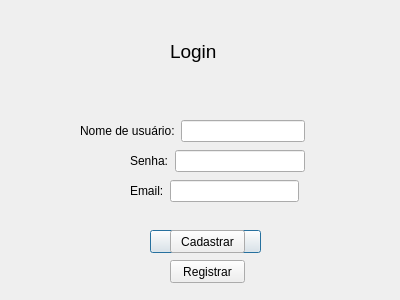
<?xml version="1.0" encoding="UTF-8"?>
<ui version="4.0">
 <class>Dialog</class>
 <widget class="QDialog" name="Dialog">
  <property name="windowModality">
   <enum>Qt::ApplicationModal</enum>
  </property>
  <property name="geometry">
   <rect>
    <x>0</x>
    <y>0</y>
    <width>400</width>
    <height>300</height>
   </rect>
  </property>
  <property name="windowTitle">
   <string>Login</string>
  </property>
  <widget class="QPushButton" name="entrar_btn">
   <property name="geometry">
    <rect>
     <x>150</x>
     <y>230</y>
     <width>111</width>
     <height>23</height>
    </rect>
   </property>
   <property name="text">
    <string>Entrar</string>
   </property>
   <property name="autoDefault">
    <bool>true</bool>
   </property>
  </widget>
  <widget class="QLabel" name="label_3">
   <property name="geometry">
    <rect>
     <x>170</x>
     <y>40</y>
     <width>47</width>
     <height>22</height>
    </rect>
   </property>
   <property name="font">
    <font>
     <family>Arial</family>
     <pointsize>14</pointsize>
    </font>
   </property>
   <property name="text">
    <string>Login</string>
   </property>
  </widget>
  <widget class="QPushButton" name="registrar_btn">
   <property name="geometry">
    <rect>
     <x>170</x>
     <y>260</y>
     <width>75</width>
     <height>23</height>
    </rect>
   </property>
   <property name="text">
    <string>Registrar</string>
   </property>
   <property name="autoDefault">
    <bool>false</bool>
   </property>
  </widget>
  <widget class="QPushButton" name="cadastrar_btn">
   <property name="geometry">
    <rect>
     <x>170</x>
     <y>230</y>
     <width>75</width>
     <height>23</height>
    </rect>
   </property>
   <property name="text">
    <string>Cadastrar</string>
   </property>
   <property name="autoDefault">
    <bool>false</bool>
   </property>
  </widget>
  <widget class="QWidget" name="layoutWidget">
   <property name="geometry">
    <rect>
     <x>130</x>
     <y>180</y>
     <width>169</width>
     <height>22</height>
    </rect>
   </property>
   <layout class="QHBoxLayout" name="horizontalLayout">
    <item>
     <widget class="QLabel" name="label_email">
      <property name="sizePolicy">
       <sizepolicy hsizetype="Fixed" vsizetype="Preferred">
        <horstretch>0</horstretch>
        <verstretch>0</verstretch>
       </sizepolicy>
      </property>
      <property name="minimumSize">
       <size>
        <width>34</width>
        <height>0</height>
       </size>
      </property>
      <property name="text">
       <string>Email:</string>
      </property>
     </widget>
    </item>
    <item>
     <widget class="QLineEdit" name="email"/>
    </item>
   </layout>
  </widget>
  <widget class="QWidget" name="layoutWidget">
   <property name="geometry">
    <rect>
     <x>130</x>
     <y>150</y>
     <width>175</width>
     <height>22</height>
    </rect>
   </property>
   <layout class="QHBoxLayout" name="horizontalLayout_2">
    <item>
     <widget class="QLabel" name="label_2">
      <property name="text">
       <string>Senha:</string>
      </property>
     </widget>
    </item>
    <item>
     <widget class="QLineEdit" name="senha"/>
    </item>
   </layout>
  </widget>
  <widget class="QWidget" name="layoutWidget">
   <property name="geometry">
    <rect>
     <x>80</x>
     <y>120</y>
     <width>225</width>
     <height>22</height>
    </rect>
   </property>
   <layout class="QHBoxLayout" name="horizontalLayout_3">
    <item>
     <widget class="QLabel" name="label">
      <property name="text">
       <string>Nome de usuário:</string>
      </property>
     </widget>
    </item>
    <item>
     <widget class="QLineEdit" name="usuario"/>
    </item>
   </layout>
  </widget>
 </widget>
 <resources/>
 <connections/>
</ui>
